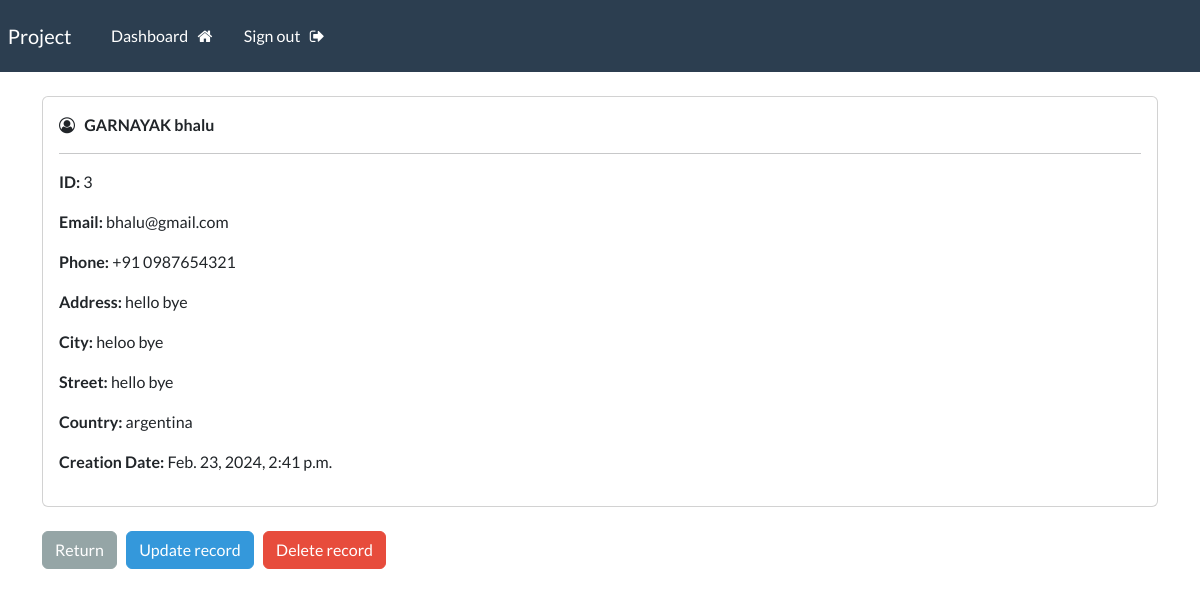
Screenshot of /record/3 (signed in) with the database file from the repository.
### my_app/models.py (models this page shows)
class Record(models.Model):
    creation_date = models.DateTimeField(auto_now_add = True)
    first_name = models.CharField(max_length=50)
    last_name = models.CharField(max_length=50)
    email = models.CharField(max_length=50)
    phone = models.CharField(max_length=20)
    address = models.CharField(max_length=200)
    city = models.CharField(max_length=20)
    street = models.CharField(max_length=100)
    country = models.CharField(max_length=30)

### my_app/views.py (the view)
# urls.py: path('record/<int:pk>', views.view_record, name='record'),
@login_required(login_url='my-login')
def view_record(request, pk):
    all_records = Record.objects.get(id=pk)
    context = {'record': all_records}
    return render(request, 'my_app/view-record.html', context=context)

### my_app/templates/my_app/view-record.html (shortened to what this page needs)
{% extends 'my_app/base.html' %}
{% block content %}
<body>
    <div class="card">
        <div class="card-body">
            <i class="fa fa-user-circle-o" aria-hidden="true"></i> &nbsp;
            <strong>
                {{record.last_name|upper}}
                {{record.first_name}}
            </strong>
            <hr>
            <p><strong>ID: </strong> {{record.id}}</p>
            <p><strong>Email: </strong> {{record.email}}</p>
            <p><strong>Phone: </strong> {{record.phone}}</p>
            <p><strong>Address: </strong> {{record.address}}</p>
            <p><strong>City: </strong> {{record.city}}</p>
            <p><strong>Street: </strong> {{record.street}}</p>
            <p><strong>Country: </strong> {{record.country}}</p>
            <p><strong>Creation Date: </strong> {{record.creation_date}}</p>
        </div>
    </div>
    <br>
    <a href="{% url 'dashboard' %}" class="btn btn-secondary">
        Return
    </a>
    <a href="{% url 'update-record' record.id %}" class="btn btn-info">
        Update record
    </a>
     <a href="{% url 'delete-record' record.id %}" class="btn btn-danger">
        Delete record
    </a>
</body>
{% endblock %}

### rows the page displays
Record: last_name "GARNAYAK", first_name "bhalu", id "3", email "bhalu@gmail.com", phone "+91 0987654321", address "hello bye", city "heloo bye", street "hello bye", country "argentina", creation_date "Feb. 23, 2024, 2:41 p.m."
